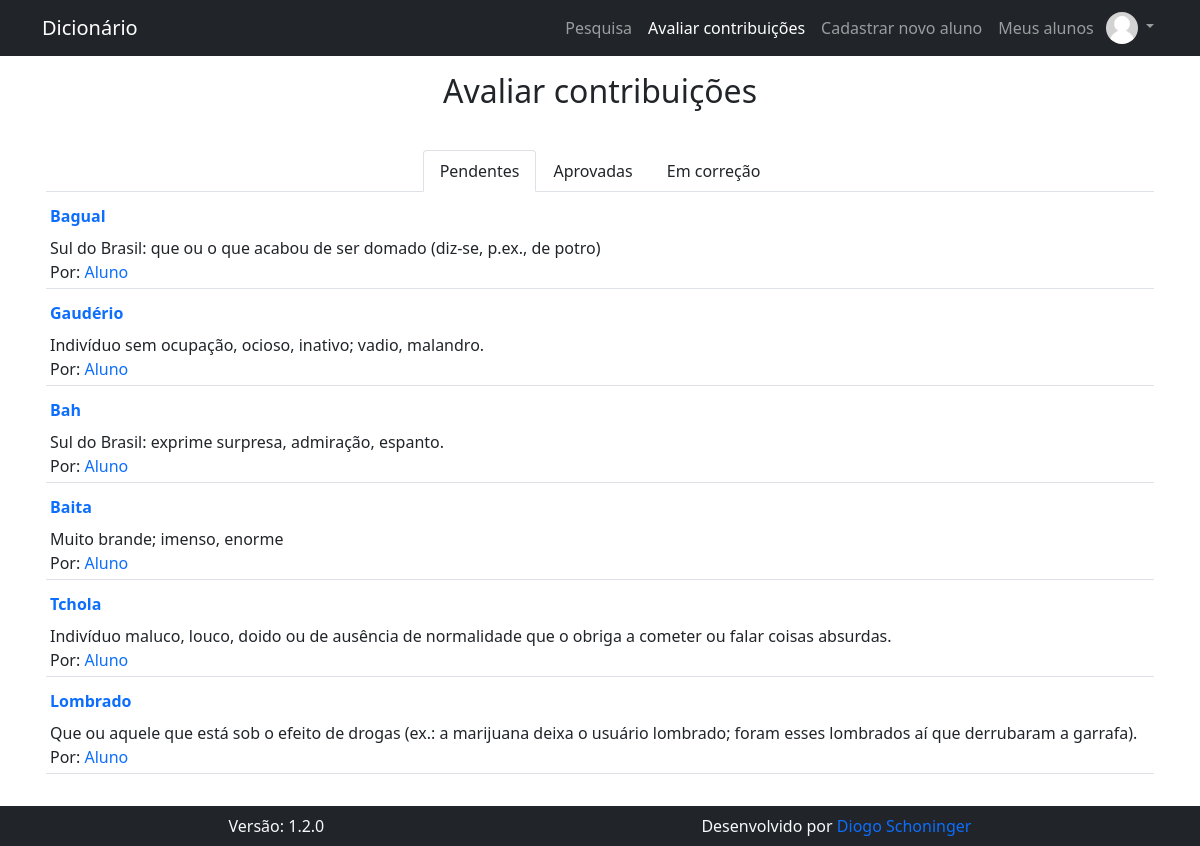
The app's page /pages/contribuicoes/avaliar_contribuicoes.php (signed in), older data.
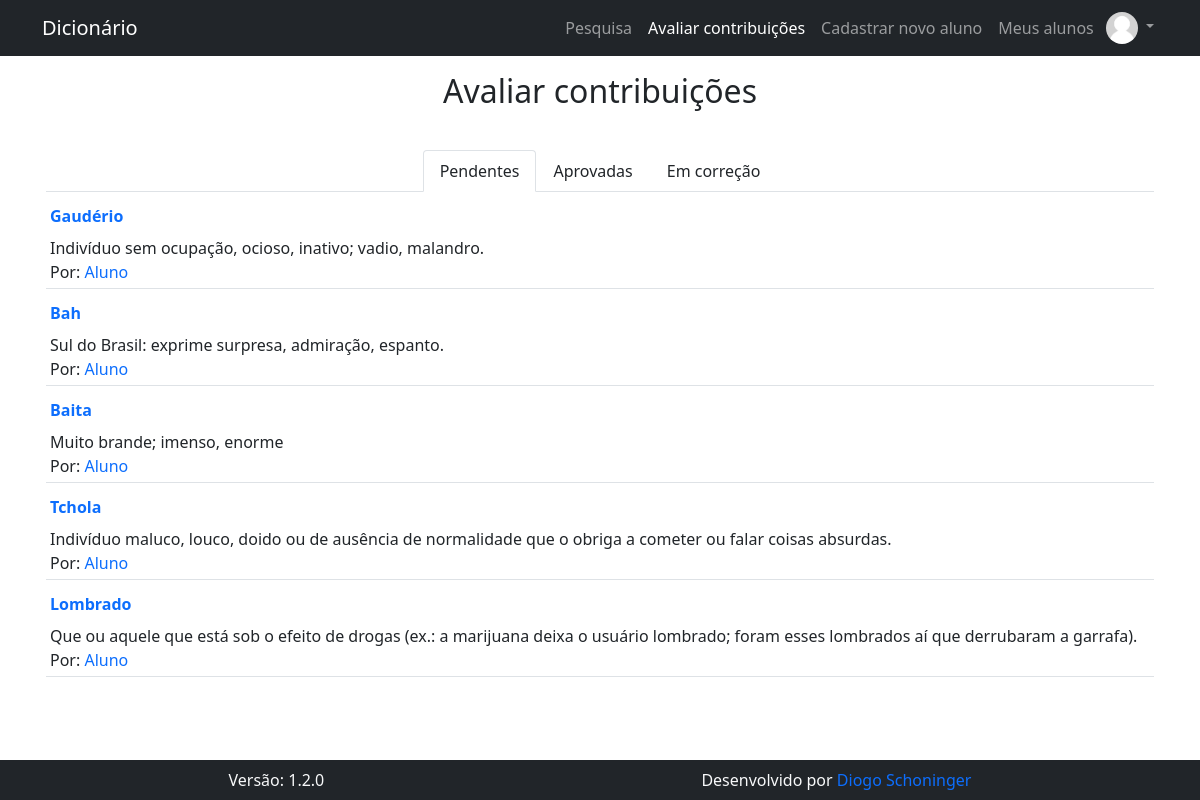
The same page, newer data.
### tables this page shows
CREATE TABLE IF NOT EXISTS `contribuicao` (
  `id_contribuicao` int(11) NOT NULL AUTO_INCREMENT,
  `contribuicao` text NOT NULL,
  `silabacao` text NOT NULL,
  `classe_gramatical` text NOT NULL,
  `significados` text NOT NULL,
  `formacao` text NOT NULL,
  `comentarios` text DEFAULT NULL,
  `id_autor` int(11) NOT NULL,
  `exemplos` text NOT NULL,
  `situacao` text NOT NULL,
  `comentarios_avaliador` text NOT NULL,
  PRIMARY KEY (`id_contribuicao`)
);

CREATE TABLE IF NOT EXISTS `usuario` (
  `id_usuario` int(11) NOT NULL AUTO_INCREMENT,
  `nome_usuario` text NOT NULL,
  `data_nasc` date NOT NULL,
  `email` varchar(128) NOT NULL,
  `cpf` varchar(11) NOT NULL,
  `senha` text NOT NULL,
  `nivel` int(1) NOT NULL,
  `primeiro_acesso` int(1) NOT NULL DEFAULT 1,
  `id_responsavel` int(1) NOT NULL,
  `foto` text DEFAULT NULL,
  PRIMARY KEY (`id_usuario`),
  UNIQUE KEY `email` (`email`),
  UNIQUE KEY `cpf` (`cpf`)
);

### pages/contribuicoes/avaliar_contribuicoes.php (the view, shortened to what this page needs)
<h1 class="fs-2 text-center">Avaliar contribuições</h1>
<div class="container">
  <div class="nav nav-tabs justify-content-center mt-3" id="nav-tab" role="tablist">
    <button class="nav-link text-dark active" id="nav-tab-pendentes" data-bs-toggle="tab" data-bs-target="#nav-pendentes" type="button" role="tab" aria-controls="nav-pendentes" aria-selected="true">Pendentes</button>
    <button class="nav-link text-dark" id="nav-tab-aprovadas" data-bs-toggle="tab" data-bs-target="#nav-aprovadas" type="button" role="tab" aria-controls="nav-aprovadas" aria-selected="false">Aprovadas</button>
    <button class="nav-link text-dark" id="nav-tab-em-correcao" data-bs-toggle="tab" data-bs-target="#nav-em-correcao" type="button" role="tab" aria-controls="nav-em-correcao" aria-selected="false">Em correção</button>
  </div>
  <div class="tab-content" id="nav-tabContent">
    <div class="tab-pane fade show active" id="nav-pendentes" role="tabpanel" aria-labelledby="nav-tab-pendentes">
      <table class="table table-sm">
        <tbody>
          <?php
            $conn = open_db();
            $result = $conn->query("SELECT id_usuario, nome_usuario FROM usuario WHERE nivel = 1 AND id_responsavel = " . $_SESSION["id_usuario"]);
            if ($result->num_rows === 0) echo "<p class='fs-5 mt-3 text-center'>Você ainda não é responsável por nenhum aluno</p>";
            else {
              while ($usuarios = $result->fetch_object()) {
                $result2 = $conn->query("SELECT id_contribuicao, contribuicao, significados, id_autor FROM contribuicao WHERE id_autor = $usuarios->id_usuario AND situacao LIKE 'Pendente'");
                if ($result2->num_rows !== 0) {
                  while ($contribuicoes = $result2->fetch_object()) {
                    echo "
                    <tr>
                    <td>
                    <a href=" . BASE_URL . "pages/contribuicoes/avaliar_contribuicao.php?id_contribuicao=" . $contribuicoes->id_contribuicao . " class=\"nav-link px-0\">
                    <span class=\"fw-bold\">" . $contribuicoes->contribuicao . "</span><br/>
                    </a>
                    <span>" . $contribuicoes->significados . "</span><br/>
                    <span>Por: <a href=\"" . BASE_URL . "pages/user/perfil.php?id_usuario=" . $contribuicoes->id_autor . "\" class=\"nav-link d-inline px-0\">" . $usuarios->nome_usuario . "</a></span>
                    </td>
                    </tr>
                    ";
                  }
                }
              }
            }
          ?>
        </tbody>
      </table>
    </div>
  </div>
</div>

Row changes from the older to the newer data that the page shows:
changed usuario "Aluno": loses contribuicao (contribuicao "Bagual", significados "Sul do Brasil: que ou o que acabou de ser domado (diz-se, p.ex., de potro)", $usuarios->nome_usuario "Aluno")
